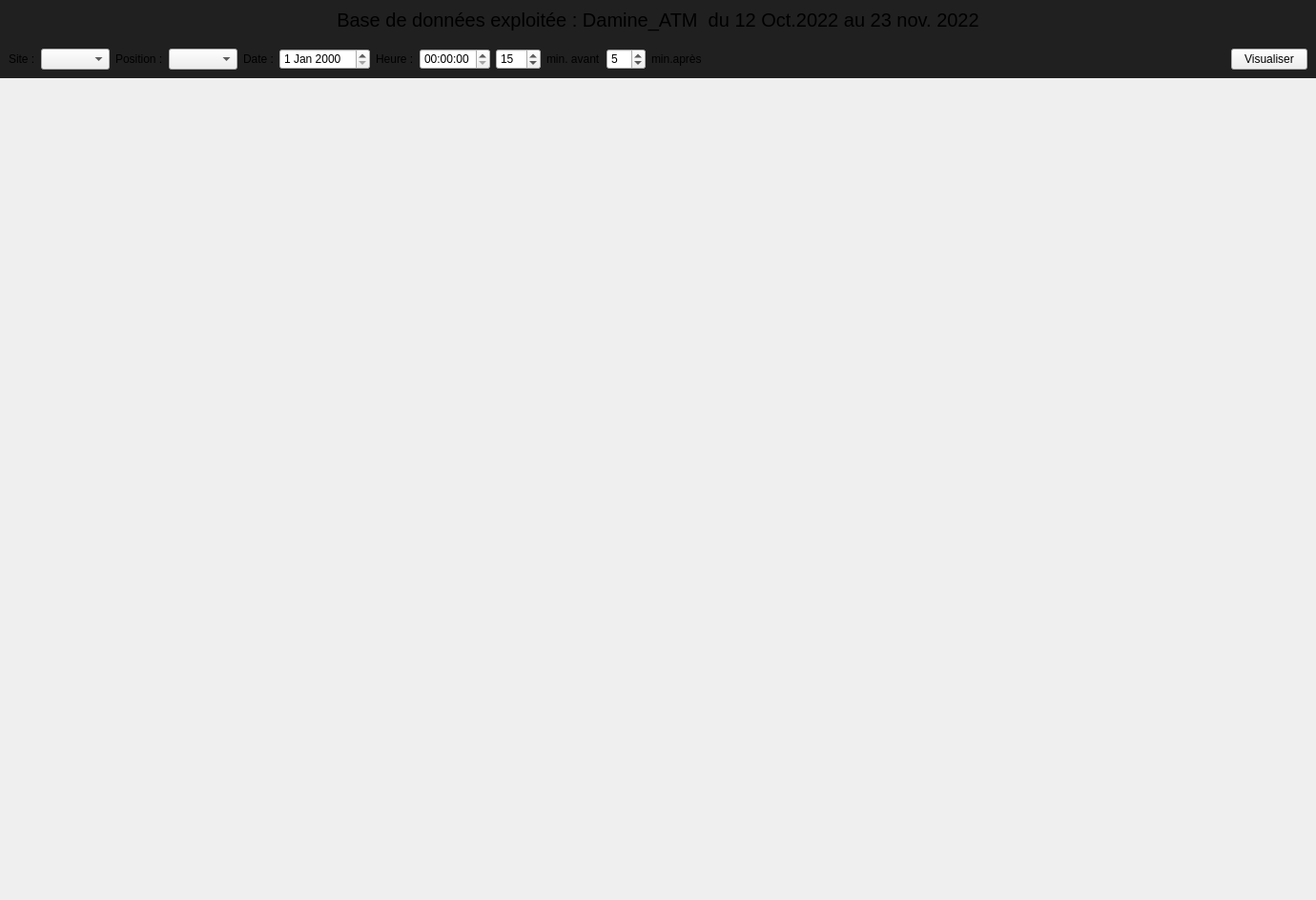
<?xml version="1.0" encoding="UTF-8"?>
<ui version="4.0">
 <class>page_analyse</class>
 <widget class="QWidget" name="page_analyse">
  <property name="geometry">
   <rect>
    <x>0</x>
    <y>0</y>
    <width>1380</width>
    <height>944</height>
   </rect>
  </property>
  <property name="windowTitle">
   <string>Form</string>
  </property>
  <property name="styleSheet">
   <string notr="true">

#entete {
    background-color: #202020; 

}

#selection_barre {
    background-color: #202020; 
}


#page_home {
    background-color: #000; 
    color: #ffffff;
}
</string>
  </property>
  <layout class="QVBoxLayout" name="verticalLayout">
   <property name="spacing">
    <number>0</number>
   </property>
   <property name="leftMargin">
    <number>0</number>
   </property>
   <property name="topMargin">
    <number>0</number>
   </property>
   <property name="rightMargin">
    <number>0</number>
   </property>
   <property name="bottomMargin">
    <number>0</number>
   </property>
   <item>
    <widget class="QWidget" name="entete" native="true">
     <layout class="QVBoxLayout" name="verticalLayout_2">
      <item>
       <widget class="QLabel" name="enteteLbl">
        <property name="font">
         <font>
          <pointsize>15</pointsize>
         </font>
        </property>
        <property name="text">
         <string>Base de données exploitée : Damine_ATM  du 12 Oct.2022 au 23 nov. 2022</string>
        </property>
        <property name="alignment">
         <set>Qt::AlignCenter</set>
        </property>
       </widget>
      </item>
     </layout>
    </widget>
   </item>
   <item>
    <widget class="QWidget" name="selection_barre" native="true">
     <layout class="QHBoxLayout" name="horizontalLayout">
      <item>
       <widget class="QLabel" name="label_2">
        <property name="sizePolicy">
         <sizepolicy hsizetype="Minimum" vsizetype="Preferred">
          <horstretch>0</horstretch>
          <verstretch>0</verstretch>
         </sizepolicy>
        </property>
        <property name="text">
         <string>Site :</string>
        </property>
       </widget>
      </item>
      <item>
       <widget class="QComboBox" name="siteCbx"/>
      </item>
      <item>
       <widget class="QLabel" name="label_3">
        <property name="text">
         <string>Position :</string>
        </property>
       </widget>
      </item>
      <item>
       <widget class="QComboBox" name="positionCbx"/>
      </item>
      <item>
       <widget class="QLabel" name="label_4">
        <property name="text">
         <string>Date :</string>
        </property>
       </widget>
      </item>
      <item>
       <widget class="QDateEdit" name="dateEdit"/>
      </item>
      <item>
       <widget class="QLabel" name="label_7">
        <property name="text">
         <string>Heure :</string>
        </property>
       </widget>
      </item>
      <item>
       <widget class="QTimeEdit" name="timeEdit"/>
      </item>
      <item>
       <widget class="QSpinBox" name="spinBox">
        <property name="minimum">
         <number>1</number>
        </property>
        <property name="maximum">
         <number>120</number>
        </property>
        <property name="value">
         <number>15</number>
        </property>
       </widget>
      </item>
      <item>
       <widget class="QLabel" name="label_6">
        <property name="text">
         <string>min. avant</string>
        </property>
       </widget>
      </item>
      <item>
       <widget class="QSpinBox" name="spinBox_2">
        <property name="maximum">
         <number>60</number>
        </property>
        <property name="value">
         <number>5</number>
        </property>
       </widget>
      </item>
      <item>
       <widget class="QLabel" name="label_5">
        <property name="sizePolicy">
         <sizepolicy hsizetype="Minimum" vsizetype="Preferred">
          <horstretch>0</horstretch>
          <verstretch>0</verstretch>
         </sizepolicy>
        </property>
        <property name="text">
         <string>min.après</string>
        </property>
       </widget>
      </item>
      <item>
       <spacer name="horizontalSpacer">
        <property name="orientation">
         <enum>Qt::Horizontal</enum>
        </property>
        <property name="sizeHint" stdset="0">
         <size>
          <width>40</width>
          <height>20</height>
         </size>
        </property>
       </spacer>
      </item>
      <item>
       <widget class="QPushButton" name="visualiserBtn">
        <property name="text">
         <string>Visualiser</string>
        </property>
       </widget>
      </item>
     </layout>
    </widget>
   </item>
   <item>
    <widget class="QWidget" name="widget" native="true">
     <property name="sizePolicy">
      <sizepolicy hsizetype="Preferred" vsizetype="Expanding">
       <horstretch>0</horstretch>
       <verstretch>0</verstretch>
      </sizepolicy>
     </property>
    </widget>
   </item>
  </layout>
 </widget>
 <resources/>
 <connections/>
</ui>
